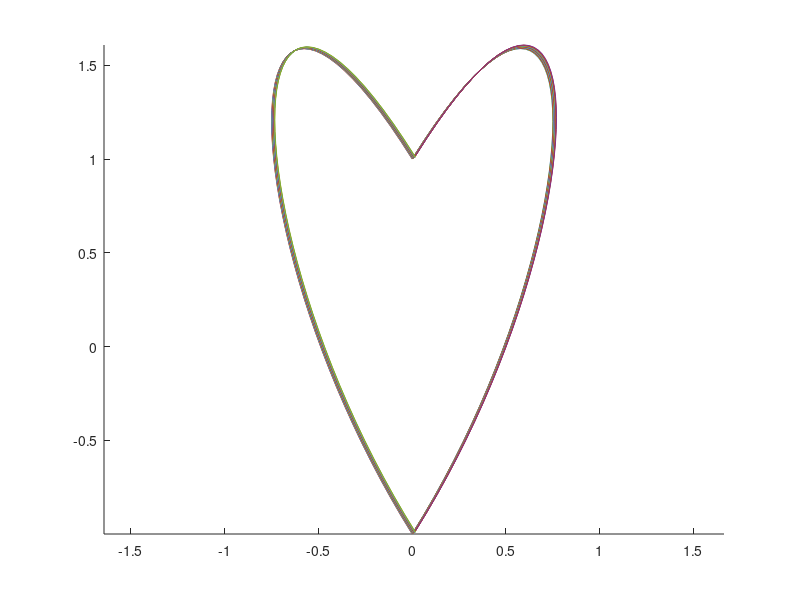

The MATLAB script that drew this image:
p0 = [0, 1]; p1 = [0, -1];
b = p0 + [1, 1.6];
c = p1 + [1, 1.6];

bQube = @(p0, p1, b, c, t) (1 - t)^3*p0 + 3*t*(1 - t)^2*b ...
  + 3*t^2*(1-t)*c + t^3*p1;

T = [0: 0.02: 1];
M = [];
for t = T
  M = [M; bQube(p0, p1, b, c, t)];
end 
x = M(:, 1);
y = M(:, 2);
% plot(x, y, -x, y, b(1), b(2), 'o', c(1), c(2), 'x');
hold on;
d = 1E-3;
axis equal;
for k=1:20 
  plot(x+k*d, y+k*d, -x+k*d*+0.9, y+k*d*0.5);
end
hold off;
